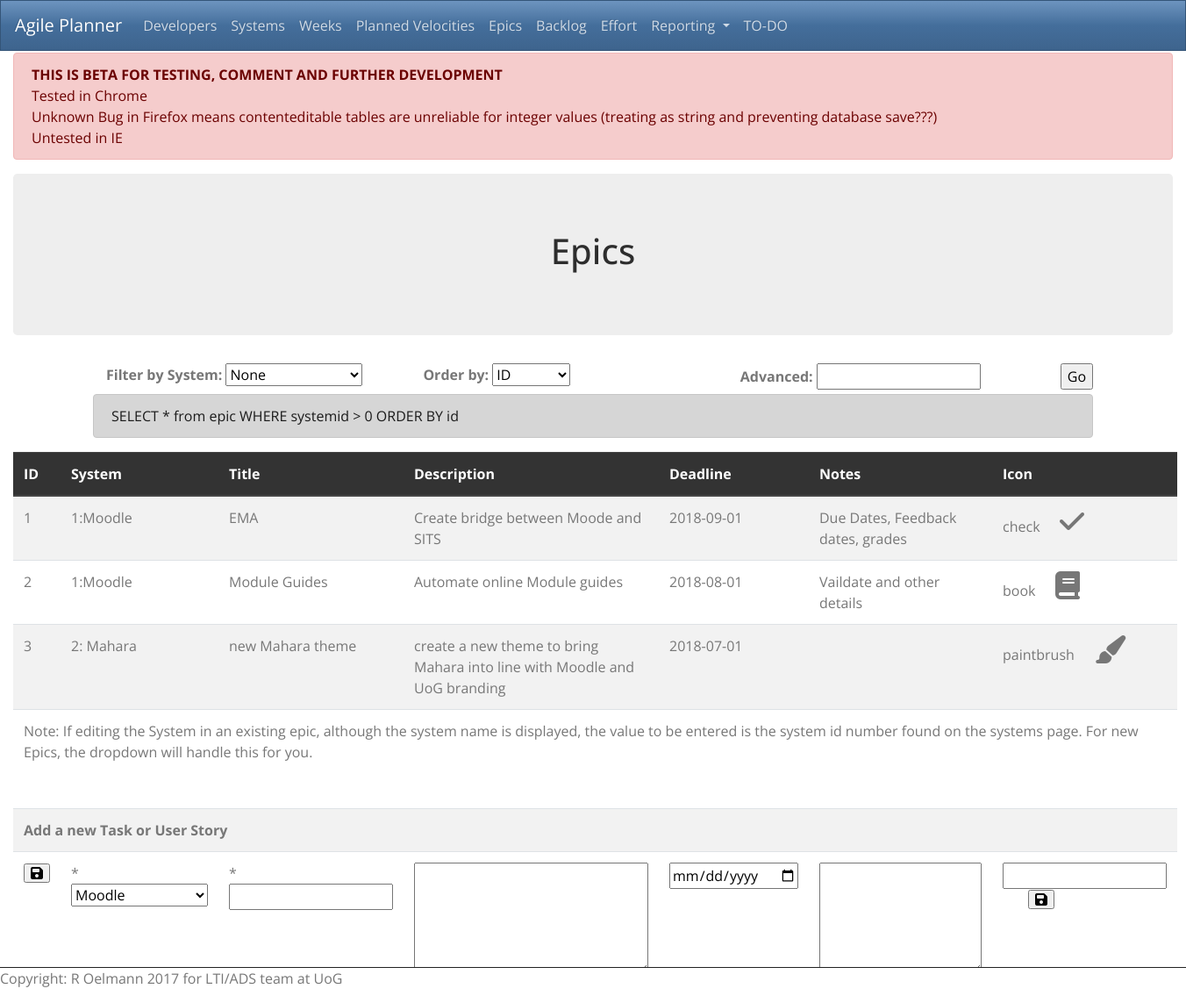
/epics.php, run on the app's committed database.
### tables this page shows
CREATE TABLE `epic` (
  `id` int(11) NOT NULL AUTO_INCREMENT,
  `systemid` int(11) DEFAULT NULL,
  `title` varchar(45) DEFAULT NULL,
  `description` longtext,
  `deadline` date DEFAULT NULL,
  `notes` longtext,
  `icon` varchar(45) DEFAULT NULL,
  PRIMARY KEY (`id`)
);

CREATE TABLE `system` (
  `id` int(11) NOT NULL AUTO_INCREMENT,
  `system` varchar(45) DEFAULT NULL,
  `productowner` varchar(45) DEFAULT NULL,
  `customercontact` varchar(45) DEFAULT NULL,
  PRIMARY KEY (`id`)
);

### dbcontroller.php (called while the page is built, shortened)
<?php
class DBController {
    private $host = "localhost";
    private $user = "root";
    private $password = "R0e!m4nn";
    private $database = "agileplan";
    public $conn;
    function __construct() {
        $this->conn = $this->connectDB();
    }
    function connectDB() {
        $conn = mysqli_connect($this->host,$this->user,$this->password,$this->database);
        return $conn;
    }
    function runQuery($query) {
        $result = mysqli_query($this->conn,$query);
        while($row=mysqli_fetch_assoc($result)) {
            $resultset[] = $row;
        }
        if(!empty($resultset))
            return $resultset;
    }
}
?>

### epics.php (the view, shortened to what this page needs)
<?php
include('includes/head.php');
echo '<div class="page-wrapper container-fluid page-epics">';
include('includes/navbar.php');
require_once("dbcontroller.php");
$table = 'epic';
$db_handle = new DBController();
$sql2 = "SELECT * from system";
$systems = $db_handle->runQuery($sql2);
?>
<header class="pageheader jumbotron text-center">
    <h1 class="display-5">Epics</h1>
</header>
    <div class="filtercontrols container">
        <form action="" method="post" class="row">
            <div class="filterby col">
                <label><strong>Filter by System: </strong></label>
                <select name="filterby">
                    <option value="none">None</option>
                </select>
            </div>
            <div class="orderby col">
                <label><strong>Order by: </strong></label>
                <select name="orderby">
                    <option value="id">ID</option>
                </select>
            </div>
            <div class="filteradv col-4">
                <label><strong>Advanced: </strong></label>
                <input type="text" name="advancedfilter">
            </div>
            <div class="submitbutton">
                <input type="submit" value="Go">
            </div>
        </form>
        <?php
        if (isset($_POST['advancedfilter']) && $_POST['advancedfilter'] !== '') {
            $condition = $_POST['advancedfilter'];
        } else {
            if (isset($_POST['filterby'])) {
                if ($_POST['filterby'] == 'none') {
                    $filterby = "> 0";
                } else {
                    $filterby = "=".$_POST['filterby'];
                }
            } else {
                $filterby = "> 0";
            }
            if (isset($_POST['orderby'])) {
                $orderby = $_POST['orderby'];
            } else {
                $orderby = 'id';
            }
            $condition = "WHERE systemid " . $filterby . " ORDER BY " . $orderby;
        }
        $sql = "SELECT * from " . $table . " " . $condition;
        echo '<div class="row alert alert-dark">'.$sql.'</div>';
        $epics = $db_handle->runQuery($sql);
        ?>
    </div>
    <div class="main-content">
        <table class="table table-striped">
            <thead class="thead-dark">
                <tr>
                    <th class="table-header" width="10%">ID</th>
                    <th class="table-header">System</th>
                    <th class="table-header">Title</th>
                    <th class="table-header">Description</th>
                    <th class="table-header">Deadline</th>
                    <th class="table-header">Notes</th>
                    <th class="table-header">Icon</th>
                </tr>
            </thead>
            <tbody>
                <?php
                if (count($epics) >0) {
                    foreach($epics as $k=>$v) {
                        $sql = "SELECT system FROM system WHERE id = ".$epics[$k]["systemid"];
                        $system = $db_handle->runQuery($sql);
                        foreach ($system as $s) {
                            $systemname=$s['system'];
                        }
                        ?>
                        <tr class="table-row" width="100%">
                            <td contenteditable="false">
                                <?php echo $epics[$k]["id"]; ?>
                            </td>
                            <td contenteditable="true" onBlur="saveToDatabase(this, '<?php echo $table; ?>', 'systemid','<?php echo $epics[$k]["id"]; ?>')" onClick="showEdit(this);">
                                <?php echo $epics[$k]["systemid"].':'.$systemname; ?>
                            </td>
                            <td contenteditable="true" onBlur="saveToDatabase(this, '<?php echo $table; ?>','title','<?php echo $epics[$k]["id"]; ?>')" onClick="showEdit(this);">
                                <?php echo $epics[$k]["title"]; ?>
                            </td>
                            <td contenteditable="true" onBlur="saveToDatabase(this, '<?php echo $table; ?>','description','<?php echo $epics[$k]["id"]; ?>')" onClick="showEdit(this);">
                                <?php echo $epics[$k]["description"]; ?>
                            </td>
                            <td contenteditable="true" onBlur="saveToDatabase(this, '<?php echo $table; ?>','deadline','<?php echo $epics[$k]["id"]; ?>')" onClick="showEdit(this);">
                                <?php echo $epics[$k]["deadline"]; ?>
                            </td>
                            <td contenteditable="true" onBlur="saveToDatabase(this, '<?php echo $table; ?>','notes','<?php echo $epics[$k]["id"]; ?>')" onClick="showEdit(this);">
                                <?php echo $epics[$k]["notes"]; ?>
                            </td>
                            <td contenteditable="true" onBlur="saveToDatabase(this, '<?php echo $table; ?>','icon','<?php echo $epics[$k]["id"]; ?>')" onClick="showEdit(this);">
                                <?php echo $epics[$k]["icon"]; ?>&nbsp;&nbsp;
                                <i class="fa fa-2x fa-<?php echo $epics[$k]["icon"]; ?>"></i>
                            </td>
                        </tr>
                    <?php
                    }
                    ?>
                    <tr>
                        <td colspan=7>
                            <p>Note: If editing the System in an existing epic, although the system name is displayed, the value to be entered is the system id number found on the systems page. For new Epics, the dropdown will handle this for you.<br><br></p>
                        </td>
                    </tr>
                <?php
                }
                ?>
                <tr>
                    <th colspan=7>Add a new Task or User Story</th>
                </tr>
                <form action="newepic.php?t=epic" method="post">
                    <tr class="table-row">
                        <td>
                            <input type="submit" name="submit" value="&#xf0c7;" class="fa">
                        </td>
                        <td>*
                            <select name="systemid">
                                <?php foreach ($systems as $sys) { ?>
                                    <option value="<?php echo $sys['id'];?>"> <?php echo $sys['system'];?> </option>
                                <?php } ?>
                            </select>
                        </td>
                        <td>*
                            <input type="text" name="title" value="" />
                        </td>
                        <td>
                            <textarea name="description" rows="5" cols="30"> </textarea>
                        </td>
                        <td>
                            <input type="date" name="deadline" />
                        </td>
                        <td>
                            <textarea name="notes" rows="5" cols="20"> </textarea>
                        </td>
                        <td>
                            <input type="text" name="icon" value="" />&nbsp;&nbsp;&nbsp;&nbsp;&nbsp;&nbsp;
                            <input type="submit" name="submit" value="&#xf0c7;" class="fa">
                        </td>
                    </tr>
                </form>
            </tbody>
        </table>
    </div>
<?php
include('includes/foot.php');
?>

### styles/styles.css (style rules this page uses)
i.fa { margin-left:10px; margin-right:10px; }

### data on the page
epic: id "1", systemid "1", systemid.system "Moodle", title "EMA", description "Create bridge between Moode and SITS", deadline "2018-09-01", notes "Due Dates, Feedback dates, grades", icon "check"
epic: id "2", systemid "1", systemid.system "Moodle", title "Module Guides", description "Automate online Module guides", deadline "2018-08-01", notes "Vaildate and other details", icon "book"
epic: id "3", systemid "2", systemid.system "Mahara", title "new Mahara theme", description "create a new theme to bring Mahara into line with Moodle and UoG branding", deadline "2018-07-01", icon "paintbrush"

### other printed values
$sql "SELECT * from epic WHERE systemid > 0 ORDER BY id"
form field systemid "Moodle"
